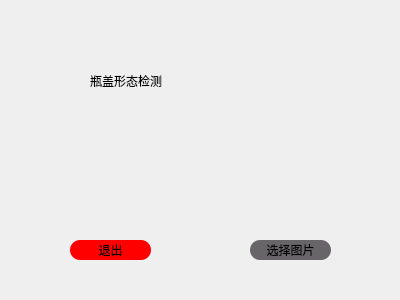
<?xml version="1.0" encoding="UTF-8"?>
<ui version="4.0">
 <class>Dialog</class>
 <widget class="QDialog" name="Dialog">
  <property name="geometry">
   <rect>
    <x>0</x>
    <y>0</y>
    <width>400</width>
    <height>300</height>
   </rect>
  </property>
  <property name="windowTitle">
   <string>Dialog</string>
  </property>
  <widget class="QPushButton" name="pushButton_2">
   <property name="geometry">
    <rect>
     <x>70</x>
     <y>240</y>
     <width>81</width>
     <height>20</height>
    </rect>
   </property>
   <property name="styleSheet">
    <string notr="true">background-color : rgb(255, 0, 0);
border-radius: 10px;</string>
   </property>
   <property name="text">
    <string>退出</string>
   </property>
   <property name="iconSize">
    <size>
     <width>16</width>
     <height>16</height>
    </size>
   </property>
  </widget>
  <widget class="QPushButton" name="pushButton_3">
   <property name="geometry">
    <rect>
     <x>250</x>
     <y>240</y>
     <width>81</width>
     <height>20</height>
    </rect>
   </property>
   <property name="styleSheet">
    <string notr="true">background-color: rgb(103, 101, 104);
border-radius: 10px;</string>
   </property>
   <property name="text">
    <string>选择图片</string>
   </property>
   <property name="iconSize">
    <size>
     <width>16</width>
     <height>16</height>
    </size>
   </property>
  </widget>
  <widget class="QLabel" name="label">
   <property name="geometry">
    <rect>
     <x>90</x>
     <y>60</y>
     <width>221</width>
     <height>41</height>
    </rect>
   </property>
   <property name="styleSheet">
    <string notr="true">font: 36pt &quot;Hannotate SC&quot;;</string>
   </property>
   <property name="text">
    <string>瓶盖形态检测</string>
   </property>
  </widget>
 </widget>
 <resources/>
 <connections>
  <connection>
   <sender>pushButton_2</sender>
   <signal>clicked()</signal>
   <receiver>Dialog</receiver>
   <slot>close()</slot>
   <hints>
    <hint type="sourcelabel">
     <x>110</x>
     <y>249</y>
    </hint>
    <hint type="destinationlabel">
     <x>199</x>
     <y>149</y>
    </hint>
   </hints>
  </connection>
  <connection>
   <sender>pushButton_3</sender>
   <signal>clicked()</signal>
   <receiver>Dialog</receiver>
   <slot>pick_image()</slot>
   <hints>
    <hint type="sourcelabel">
     <x>300</x>
     <y>251</y>
    </hint>
    <hint type="destinationlabel">
     <x>332</x>
     <y>138</y>
    </hint>
   </hints>
  </connection>
  <connection>
   <sender>pushButton_3</sender>
   <signal>pressed()</signal>
   <receiver>pushButton_3</receiver>
   <slot>click()</slot>
   <hints>
    <hint type="sourcelabel">
     <x>268</x>
     <y>253</y>
    </hint>
    <hint type="destinationlabel">
     <x>259</x>
     <y>248</y>
    </hint>
   </hints>
  </connection>
 </connections>
 <slots>
  <slot>pick_image()</slot>
 </slots>
</ui>
